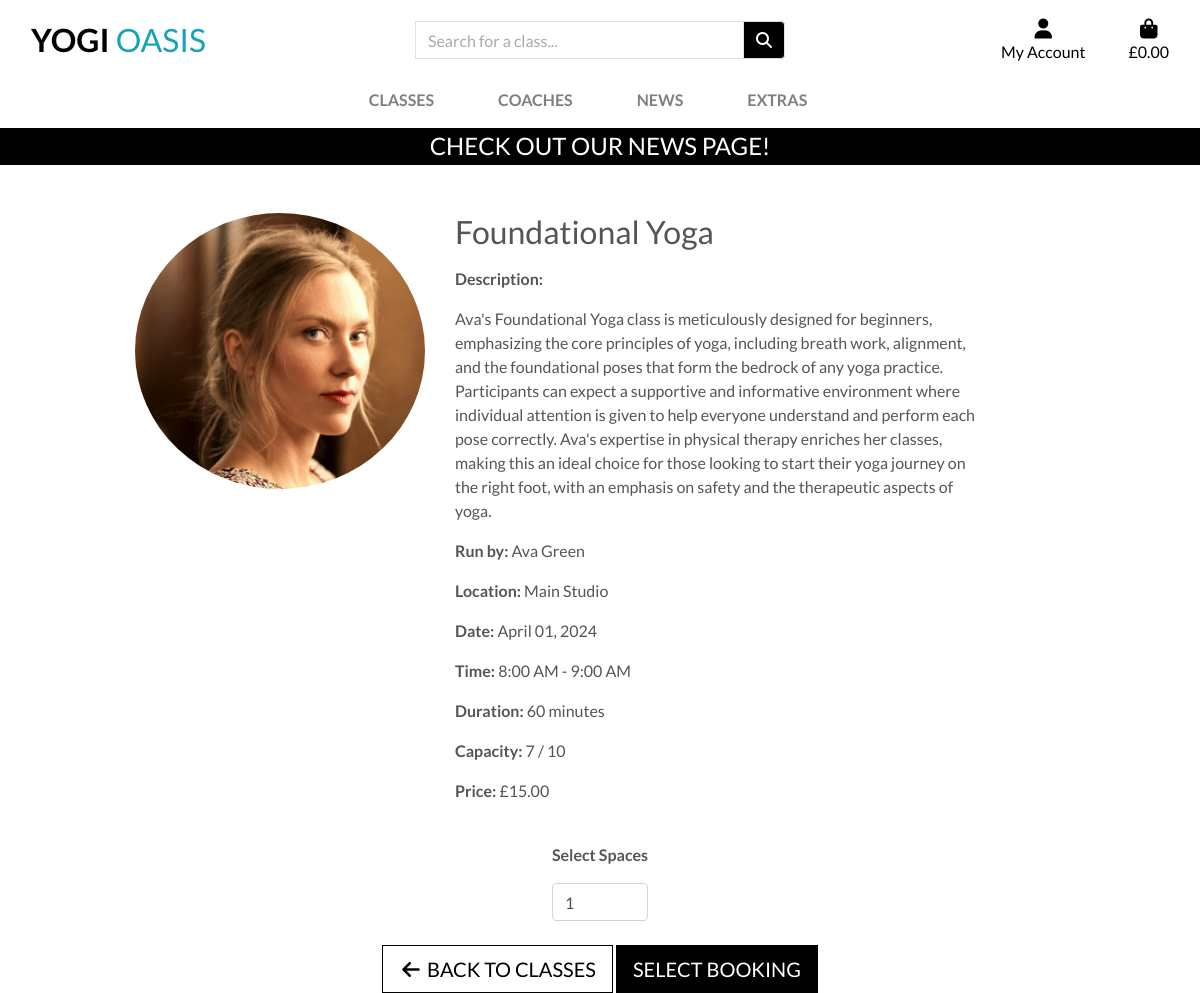
Page /classes/1 on the committed database.
### classes/models.py (models this page shows, shortened)
class Lesson(models.Model):
    class_id = models.CharField(max_length=100)
    title = models.CharField(max_length=200)
    introduction = models.TextField(blank=True, null=True)
    long_description = models.TextField(blank=True, null=True)
    description = models.TextField()
    date = models.DateField()
    start_time = models.TimeField()
    finish_time = models.TimeField()
    duration = models.IntegerField()
    instructor_name = models.CharField(max_length=100)
    instructor_image = models.ImageField(null=True, blank=True)
    location = models.CharField(max_length=100)
    cost = models.DecimalField(max_digits=6, decimal_places=2)
    max_capacity = models.IntegerField()
    current_capacity = models.IntegerField()

### classes/views.py (the view)
# urls.py: path('<int:class_id>', views.class_detail, name='class_detail'),
def class_detail(request, class_id):
    lesson = get_object_or_404(Lesson, pk=class_id)
    query = request.GET.get('q', '')  # Default to empty string if 'q' is not present
    context = {
        'lesson': lesson,
        'search_term': query,
    }
    return render(request, 'classes/class_detail.html', context)

### cart/contexts.py (called while the page is built, shortened)
def cart_contents(request):
    cart_items = []
    total = 0
    product_count = 0
    cart = request.session.get('cart', {})
    context = {
        'cart_items': cart_items,
        'total': total,
        'product_count': product_count,
    }
    return context

### classes/templates/classes/class_detail.html (shortened to what this page needs)
{% extends "base.html" %}
{% load static %}
{% block page_header %}
<div class="container header-container">
    <div class="row">
        <div class="col">
        </div>
    </div>
</div>
{% endblock %}
{% block content %}
<div class="overlay"></div>
<div class="container mt-5">
    <div class="row">
        <div class="col-md-4 text-center mb-4">
            <img src="{{ lesson.instructor_image.url }}" alt="{{ lesson.instructor_name }}" class="img-fluid rounded-circle" style="width: 300px;">
        </div>
        <div class="col-md-7">
            <h2 class="mb-3">{{ lesson.title }}</h2>
            <p><b>Description:</b></p>
            <p>{{ lesson.long_description }}</p>
            <p><b>Run by:</b> {{ lesson.instructor_name }}</p>
            <p><b>Location:</b> {{ lesson.location }}</p>
            <p><b>Date:</b> {{ lesson.date|date:"F d, Y" }}</p>
            <p><b>Time:</b> {{ lesson.start_time|date:"g:i A" }} - {{ lesson.finish_time|date:"g:i A" }}</p>
            <p><b>Duration:</b> {{ lesson.duration }} minutes</p>
            <p><b>Capacity:</b> {{ lesson.current_capacity }} / {{ lesson.max_capacity }}</p>
            <p><b>Price:</b> £{{ lesson.cost }}</p>
        </div>
    </div>
</div>
<form class="form mt-4" action="{% url 'add_to_cart' lesson.class_id %}" method="POST">
    <div class="form-row justify-content-center">
        <div class="col-auto">
            <p><strong>Select Spaces</strong></p>
            <div class="form-group">
                <input type="number" class="form-control qty_input" name="quantity" value="1" min="1" max="{{ lesson.max_capacity }}" aria-label="Quantity">
            </div>
        </div>
    </div>
    <div class="form-row justify-content-center">
        <div class="col-auto">
            <a href="{% url 'classes' %}" class="btn btn-outline-black btn-lg rounded-0 mt-2">
                <span class="icon">
                    <i class="fas fa-arrow-left"></i>
                </span>
                <span class="text-uppercase">Back to Classes</span>
            </a>
            <input type="submit" class="btn btn-black btn-lg rounded-0 mt-2 text-uppercase" value="Select booking">
        </div>
    </div>
</form>
{% endblock %}

### static/css/base.css (style rules this page uses)
html { height: 100%; }
body { background: url('/media/pexels-thiago-2410573.jpg') no-repeat center center fixed; background-size: cover; height: calc(100vh - 164px); color: #555; font-family: 'Lato'; }
.icon { align-items: center; display: inline-flex; justify-content: center; height: 1.5rem; width: 1.5rem; }
.btn-black { background: black; color: white; }
.btn-outline-black { background: white; color: black !important; border: 1px solid black; }
.overlay { background: white; height: 100%; position: fixed; width: 100%; top: 0; left: 0; z-index: -1; }
@media (min-width: 992px) { .header-container { padding-top: 164px; } }
@media (min-width: 1200px) { .container { max-width: 80%; } }

### rows in the picture
Lesson: instructor_image (picture), title "Foundational Yoga", long_description "Ava's Foundational Yoga class is meticulously designed for beginners, emphasizing the core principles of yoga, including breath work, alignment, and the foundational poses that form the bedrock of any yoga practice. Participants can expect a supportive and informative environment where individual attention is given to help everyone understand and perform each pose correctly. Ava's expertise in physical therapy enriches her classes, making this an ideal choice for those looking to start their yoga journey on the right foot, with an emphasis on safety and the therapeutic aspects of yoga.", instructor_name "Ava Green", location "Main Studio", date "April 01, 2024", start_time "8:00 AM", finish_time "9:00 AM", duration "60", current_capacity "7", max_capacity "10", cost "15.00"
